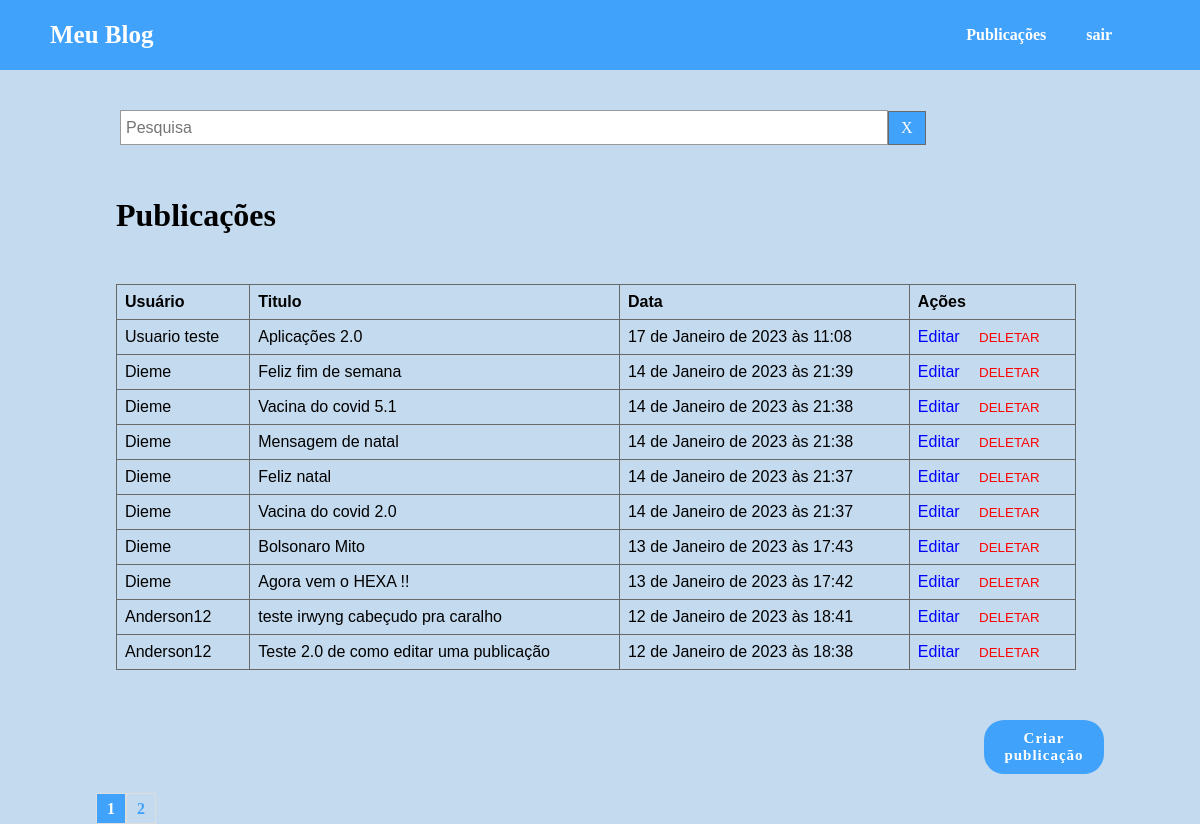
The page /post/ (signed in) on the database as committed earlier.
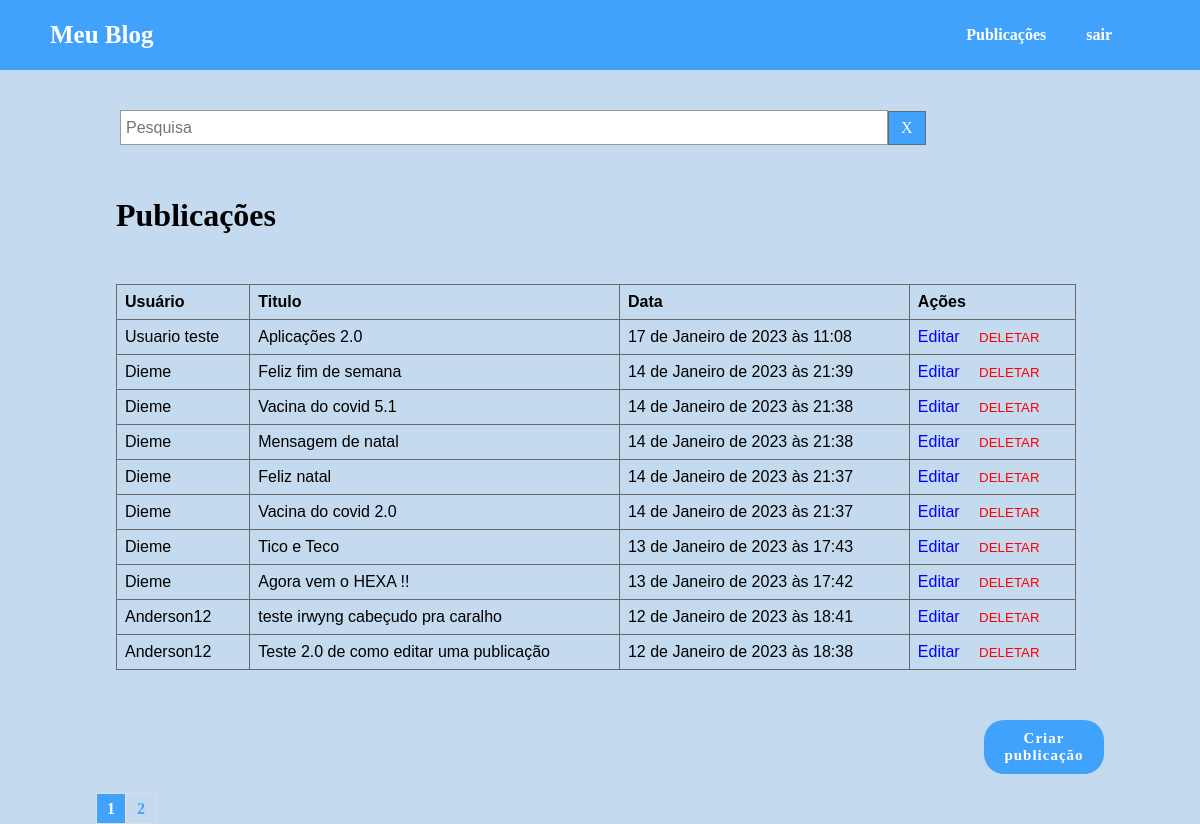
The same page on the database as committed later.
### accounts/models.py (models this page shows, shortened)
class Post(models.Model):
    categoria = models.ForeignKey(Categoria, on_delete=models.CASCADE, related_name='categoria')
    autor = models.ForeignKey(Usuario, on_delete=models.CASCADE)
    titulo = models.CharField(max_length=255)
    publicacao = models.CharField(max_length=1000)
    date_create = models.DateTimeField(default=timezone.now)

class Usuario(models.Model):
    choices = [('AD', 'Administrador'), ('AU', 'Autor'),('CO', 'Comum')]
    nome_autor = models.CharField(max_length=100)
    sobrenome = models.CharField(max_length=100, blank=True)
    usuario = models.CharField(max_length=100)
    data_nascimento = models.DateField(blank=True, null=True)
    date_create = models.DateTimeField(default=timezone.now)
    senha = models.CharField(max_length=100)
    tipo = models.CharField(max_length=30, choices=choices, default='CO')
    def __str__(self):
        return self.nome_autor

### post/views.py (the view)
# urls.py: path('post/', include('post.urls')),
def post(request):
    usuario_id = request.session['usuario_id']
    usuario_name = request.session['usuario_name']
    usuario_tipo = request.session['usuario_tipo']
    post = Post.objects.order_by('-date_create')
    paginator = Paginator(post,10)
    page_number = request.GET.get('page')
    post = paginator.get_page(page_number)
    return render(request, 'post/post.html',{
        'posts': post,
        'usuario_id':usuario_id,
        'usuario_name':usuario_name,
        'usuario_tipo':usuario_tipo,
    })

### post/templates/post/post.html (shortened to what this page needs)
{% extends 'base.html' %}
{% block conteudo %}
<div class="box_search">
    <form action="{% url 'search' %}" method="GET">
        <input type="text" name="termo" id="termo" value="{{ request.GET.termo }}" placeholder="Pesquisa">
        <a href="{% url 'post' %}" title="Resetar Pesquisa">X</a>
    </form>
</div>
<div class="main_posts">
    <h1>Publicações</h1>
    <div class="post">
        <table>
            <thead>
                <th>Usuário</th>
                <th>Titulo</th>
                <th>Data</th>
                {% if usuario_tipo == 'AU' %}
                <th>Ações</th>
                {% endif %}
            </thead>
            {% for post in posts %}
            <tbody>
                <tr>
                    <td onclick="redirect('{{ post.id }}')">{{ post.autor }}</td>
                    <td onclick="redirect('{{ post.id }}')">{{ post.titulo }}</td>
                    <td onclick="redirect('{{ post.id }}')">{{ post.date_create }}</td>
                    {% if usuario_tipo == 'AU' %}
                    <td>
                        <a class="button_post_update" href="{% url 'post_update' post.id %}" title="Editar publicação">
                            Editar
                        </a>
                        <button class="button_post_delete" onclick="alert_delete('{{ post.id }}')">DELETAR</button>
                    </td>
                    {% endif %}
                </tr>
            </tbody>
            {% endfor %}
        </table>
    </div>
    {% if usuario_tipo == 'AU' %}
    <div class="button_categorias">
        <a class="button_confirm" href="{% url 'post_create' %}">Criar publicação</a>
    </div>
    {% endif %}
    <div class="footer_paginator">
        {% for pagina in posts.paginator.page_range %}
        {% if posts.number == pagina %}
        <div class="page_select">
            <a href="?page={{ pagina }}">{{ pagina }}</a>
        </div>
        {% else %}
        <div>
            <a href="?page={{ pagina }}">{{ pagina }}</a>
        </div>
        {% endif %}
        {% endfor %}
    </div>
</div>
{%endblock%}

Rows that differ between the two databases and show on the page:
changed Post: titulo "Bolsonaro Mito" → "Tico e Teco"
